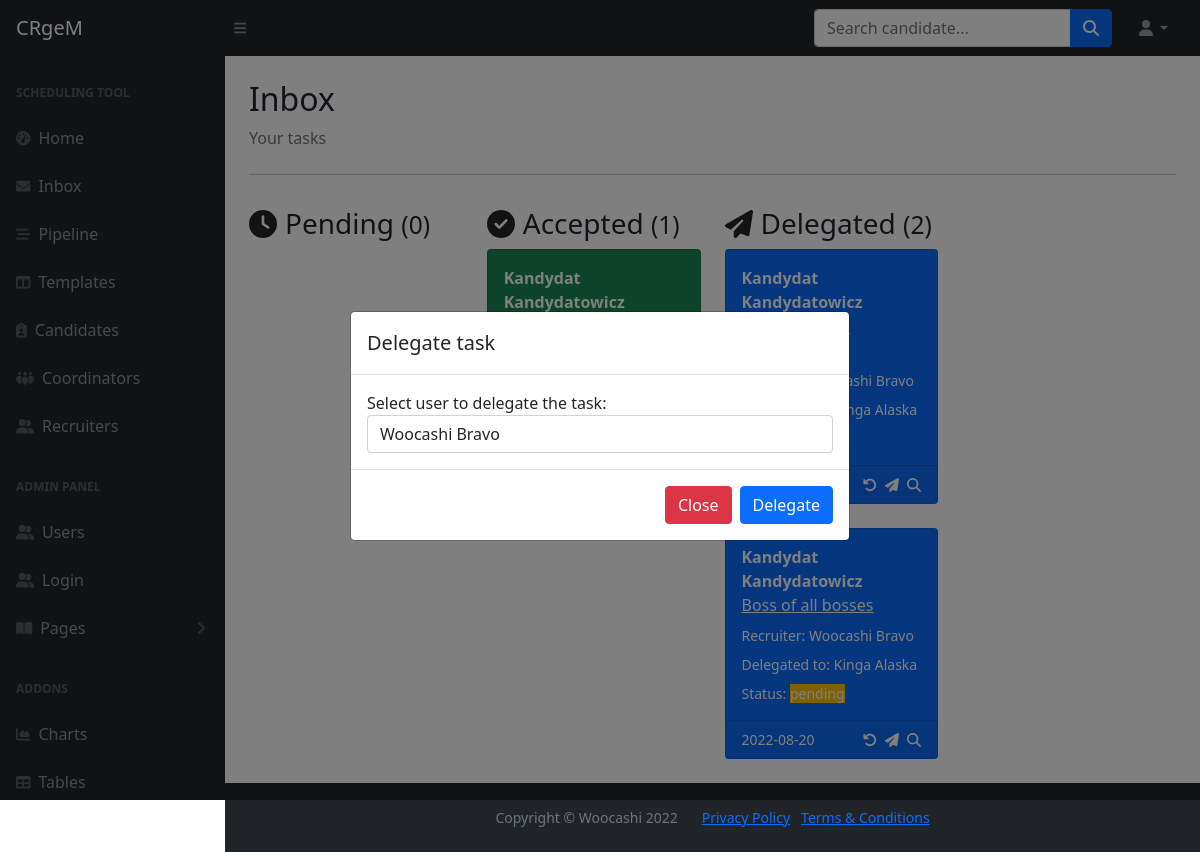
The app's page /inbox/delegate/4 (signed in) with its own data.
### main.py (models this page shows)
class Task(db.Model, Base):
    __tablename__="tasks"
    id = db.Column(db.Integer, primary_key=True)
    sender_id = Column(Integer, ForeignKey('users.id'), nullable=False)
    recipient_id = Column(Integer, ForeignKey('users.id'), nullable=False)
    delegate_id = Column(Integer, ForeignKey('users.id'), nullable=False)
    from_user = relationship("User", foreign_keys=[sender_id], back_populates="tasks_sent")
    to_user = relationship("User", foreign_keys=[recipient_id], back_populates="tasks_received")
    candidate_id = Column(Integer, ForeignKey('candidates.id'))
    candidate = relationship("Candidate", foreign_keys=[candidate_id], back_populates="tasks")
    interviewers = db.Column(db.String, nullable=False)
    role = db.Column(db.String, nullable=False)
    recruiter_notes = db.Column(db.Text, nullable=True)
    date_sent = db.Column(db.Date, nullable=False)
    date_received = db.Column(db.Date, nullable=True)
    date_completed = db.Column(db.Date, nullable=True)
    status = db.Column(db.String, nullable=False)
    is_archived = db.Column(db.Boolean, nullable=False)
    delegated_by = relationship("User", foreign_keys=[delegate_id], back_populates="tasks_delegated")
    interview_date = db.Column(db.Date, nullable=True)
    interview_time = db.Column(db.Time, nullable=True)
    scheduler_notes = db.Column(db.Text, nullable=True)
    completion_time = db.Column(db.DateTime, nullable=True)

class Candidate(db.Model, Base):
    __tablename__="candidates"
    id = db.Column(db.Integer, primary_key=True)
    first_name = db.Column(db.String, nullable=False)
    last_name = db.Column(db.String, nullable=False)
    full_name = db.Column(db.String, nullable=False)
    email = db.Column(db.String, nullable=False, unique=True)
    phone = db.Column(db.String, nullable=False)
    cv = db.Column(db.String, nullable=True)
    owner_id = Column(Integer, ForeignKey('users.id'))
    created_by = relationship("User", back_populates="candidates")
    created_date = db.Column(db.Date, nullable=False)
    tasks = relationship("Task", back_populates="candidate")

class User(db.Model, UserMixin, Base):
    __tablename__="users"
    id = db.Column(db.Integer, primary_key=True)
    first_name = db.Column(db.String, nullable=False)
    last_name = db.Column(db.String, nullable=False)
    full_name = db.Column(db.String, nullable=False)
    email = db.Column(db.String, nullable=False, unique=True)
    phone = db.Column(db.String, nullable=False)
    type = db.Column(db.String, nullable=False)
    password = db.Column(db.String, nullable=False)
    interviews = relationship("Interview", back_populates="created_by")
    templates = relationship("Template", back_populates="created_by")
    candidates = relationship("Candidate", back_populates="created_by")
    tasks_sent = relationship("Task", primaryjoin="User.id==Task.sender_id", back_populates="from_user")
    tasks_received = relationship("Task", primaryjoin="User.id==Task.recipient_id", back_populates="to_user")
    tasks_delegated = relationship("Task", primaryjoin="User.id==Task.delegate_id", back_populates="delegated_by")

### main.py (the view)
@app.route('/inbox/delegate/<int:task_id>', methods=['POST', 'GET'])
def task_delegate(task_id):
    user_tasks = Task.query.filter_by(recipient_id=current_user.id).all()
    form = DelegateTaskForm()
    users = db.session.query(User).all()
    users_list = [user.full_name for user in users]
    form.delegate_id.choices = users_list
    print(users_list)
    if form.validate_on_submit():
        chosen_recipient = User.query.filter_by(full_name=form.delegate_id.data).first()
        delegated_task = Task.query.filter_by(id=task_id).first()
        print(chosen_recipient.id)
        print(current_user)
        delegated_task.to_user = chosen_recipient
        delegated_task.delegated_by = current_user
        delegated_task.status = "pending"
        db.session.commit()
        flash(f"The task has been delegated to {chosen_recipient.full_name}")
        return redirect(url_for('inbox'))
    else:
        for field_name, error_messages in form.errors.items():
            for err in error_messages:
                flash(err)
    return render_template("modal_delegate.html", user_tasks=user_tasks, form=form, task_id=task_id, current_user=current_user, tasks_count=get_tasks_count(), delegated_tasks=get_delegations())

### forms.py
class DelegateTaskForm(FlaskForm):
    delegate_id = SelectField('Select user to delegate the task:', validators=[DataRequired(message="User is required")])
    delegate_task = SubmitField('Delegate')

### main.py (called while the page is built)
@login_manager.user_loader
def load_user(user_id):
    try:
        return User.query.get(user_id)
    except:
        return None

def get_tasks_count():
    delegations = Task.query.filter_by(delegate_id=current_user.id).all()
    delegated_list = []
    for task in delegations:
        if task.delegate_id == current_user.id and task.recipient_id != current_user.id:
            delegated_list.append(task)
    delegated_count = len(delegated_list)
    accepted_count = len(Task.query.filter_by(recipient_id=current_user.id, status="accepted").all())
    pending_count = len(Task.query.filter_by(recipient_id=current_user.id, status="pending").all())
    tasks_count = {
        "accepted": accepted_count,
        "pending": pending_count,
        "delegated": delegated_count,
    }
    return tasks_count

def get_delegations():
    delegations = Task.query.filter_by(delegate_id=current_user.id).all()
    return delegations

### templates/modal_delegate.html (shortened to what this page needs)
{% extends 'inbox.html' %}
{% import "bootstrap/wtf.html" as wtf %}
{% block modal %}
<div class="modal" id="delegateModal" tabindex="-1" role="dialog" aria-labelledby="delegateModalTitle" aria-hidden="true">
  <div class="modal-dialog modal-dialog-centered" role="document">
    <div class="modal-content">
      <div class="modal-header">
        <h5 class="modal-title" id="delegateModalLongTitle">Delegate task</h5>
      </div>
      <form method="post" action="" novalidate>
      <div class="modal-body">
          {{ form.delegate_id.label }} {{ form.delegate_id(class_="form-control") }}
      </div>
      <div class="modal-footer">
        <a href="{{url_for('inbox')}}" class="btn btn-danger">Close</a>
        {{ form.delegate_task(class_="btn btn-primary btn-block") }}
      </div>
        </form>
    </div>
  </div>
</div>
{% endblock %}

### templates/inbox.html (shortened to what this page needs)
{% import "bootstrap/wtf.html" as wtf %}
{% include "header.html" %}
                <main>
                    <div class="container-fluid px-4">
                        <h2 class="mt-4">Inbox</h2>
                        <ol class="breadcrumb mb-4">
                            <li class="breadcrumb-item active">Your tasks</li>
                        </ol>
                        <hr>
                        <div class="row">
                            {% if user_tasks %}
	                        <div class="col-xl-3">
                                <h3 class="mt-3"><i class="fa-solid fa-clock me-2"></i>Pending <small>({{ tasks_count.pending }})</small></h3>
                            </div>
                            <div class="col-xl-3">
                                <h3 class="mt-3"><i class="fa-solid fa-circle-check me-2"></i>Accepted <small>({{ tasks_count.accepted }})</small></h3>
                                {% for task in user_tasks: %}
                                {% if task.status == "accepted" and task.is_archived == False: %}
                                <div class="card bg-success text-white mb-4">
                                    <div class="card-body">
                                        <div class="row">
                                            <strong>{{ task.candidate.full_name }}</strong>
                                            <u>{{ task.role}}</u>
                                        </div>
                                        <div class="row mt-2">
                                            <span class="small"> Recruiter: {{task.from_user.full_name}}</span>
                                        </div>
                                    </div>
                                    <div class="card-footer d-flex align-items-center justify-content-between">
                                        <div class="d-flex align-items-center justify-content-start">
                                            <span class="small">{{task.date_sent}}</span>
                                        </div>
                                        <div class="d-flex align-items-center justify-content-end">
                                            <a class="small text-white ms-2" href="#" title="Return to sender">
                                            </a>
                                            <a class="small text-white ms-2" href="{{url_for('task_delegate', task_id=task.id)}}" title="Delegate">
                                            </a>
                                            <a class="small text-white ms-2" href="#" title="Check details">
                                            </a>
                                            <a class="small text-white ms-2" href="#" title="Archive task">
                                            </a>
                                        </div>
                                    </div>
                                </div>
                                {% endif %}
                                {% endfor %}
                            </div>
                            <div class="col-xl-3">
                                <h3 class="mt-3"><i class="fa-solid fa-paper-plane me-2"></i>Delegated <small>({{ tasks_count.delegated }})</small></h3>
                                {% for task in delegated_tasks: %}
                                {% if task.delegate_id == current_user.id and task.recipient_id != current_user.id and task.is_archived == False: %}
                                <div class="card bg-primary text-white mb-4">
                                    <div class="card-body">
                                        <div class="row">
                                            <strong>{{ task.candidate.full_name }}</strong>
                                            <u>{{ task.role}}</u>
                                        </div>
                                        <div class="row mt-2">
                                            <span class="small"> Recruiter: {{task.from_user.full_name}}</span>
                                        </div>
                                        <div class="row mt-2">
                                            <span class="small"> Delegated to: {{task.to_user.full_name}}</span>
                                        </div>
                                        {% if task.status == "pending" %}
                                        <div class="row mt-2">
                                            <span class="small"> Status: <span class="bg-warning">{{task.status}}</span></span>
                                        </div>
                                        {% elif task.status == "accepted" %}
                                        <div class="row mt-2">
                                            <span class="small"> Status: <span class="bg-success">{{task.status}}</span></span>
                                        </div>
                                        {% endif %}
                                    </div>
                                    <div class="card-footer d-flex align-items-center justify-content-between">
                                        <div class="d-flex align-items-center justify-content-start">
                                            <span class="small">{{task.date_sent}}</span>
                                        </div>
                                        <div class="d-flex align-items-center justify-content-end">
                                            <a class="small text-white ms-2" href="#" title="Return to sender">
                                            <i class="fa-solid fa-arrow-rotate-left"></i>
                                            </a>
                                            <a class="small text-white ms-2" href="{{url_for('task_delegate', task_id=task.id)}}" title="Delegate">
                                                <i class="fa-solid fa-paper-plane"></i>
                                            </a>
                                            <a class="small text-white ms-2" href="#" title="Check details">
                                                <i class="fa-solid fa-magnifying-glass"></i>
                                            </a>
                                        </div>
                                    </div>
                                </div>
                                {% endif %}
                                {% endfor %}
                            {% else %}
                            <div>You don't have any tasks yet!</div>
                            {% endif %}
                        </div>
                    </div>
                </main>
{% block modal %}{% endblock %}
{% include 'footer.html' %}

### records on screen
Task: candidate.full_name "Kandydat Kandydatowicz"
Task: candidate.full_name "Kandydat Kandydatowicz", from_user.full_name "Woocashi Bravo", to_user.full_name "Kinga Alaska"
Task: candidate.full_name "Kandydat Kandydatowicz", role "Boss of all bosses", from_user.full_name "Woocashi Bravo", to_user.full_name "Kinga Alaska", status "pending", date_sent "2022-08-20"

### other values on screen
{{ tasks_count.pending }} "0"
{{ tasks_count.accepted }} "1"
{{ tasks_count.delegated }} "2"
